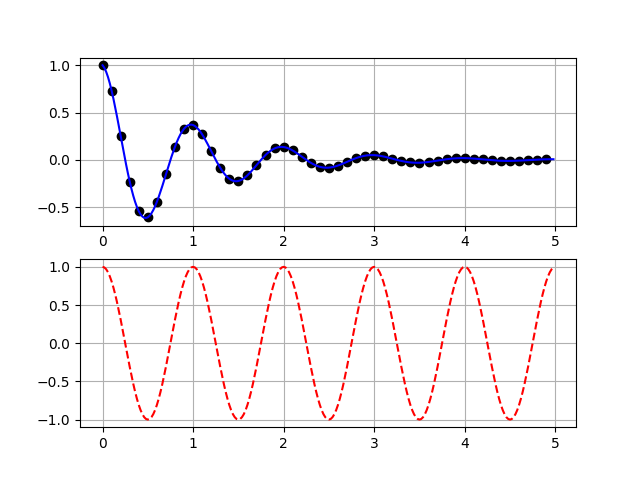

Reproduce this figure in Python.
import numpy as np
import matplotlib.pyplot as plt
def f(t):
    return np.exp(-t) * np.cos(2*np.pi*t)
t1 = np.arange(0.0, 5.0, 0.1)
t2 = np.arange(0.0, 5.0, 0.02)
plt.figure(1)
plt.subplot(211)
plt.plot(t1, f(t1), 'ko', t2, f(t2), 'b')
plt.grid(True)
plt.subplot(212)
plt.plot(t2, np.cos(2*np.pi*t2), 'r--')
plt.grid(True)
plt.savefig('graph.png')
